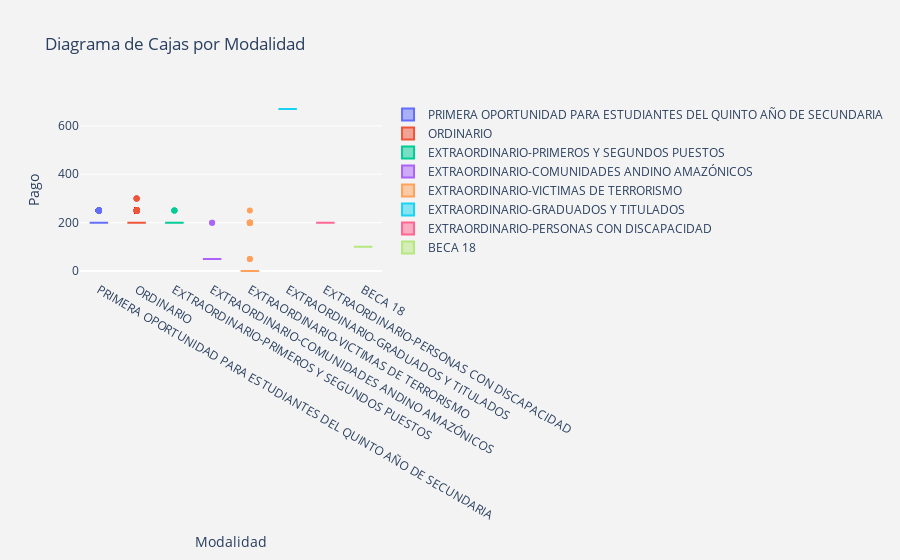

Here is the notebook cell this chart was saved with:
### Code cell
import plotly.graph_objs as go
import plotly.offline as py

# Crear una lista de trazas de cajasC para cada escuela
data_traces = []
for escuela in Postulantes['MODALIDAD'].unique():
    trace = go.Box(
        y=Postulantes[Postulantes['MODALIDAD'] == escuela]['PAGO'],  # Valores a graficar (en este caso, la columna PAGO)
        name=escuela  # Etiqueta de la caja (escuela)
    )
    data_traces.append(trace)

layout = go.Layout(
    title='Diagrama de Cajas por Modalidad',
    xaxis=dict(title='Modalidad'),
    yaxis=dict(title='Pago'),
    paper_bgcolor='rgb(243, 243, 243)',
    plot_bgcolor='rgb(243, 243, 243)'
)

# Crear la figura y trazar el gráfico
fig = go.Figure(data=data_traces, layout=layout)
py.iplot(fig)

### Figure 1 — Plotly figure (JSON) as saved in the notebook; plotly's stock layout.template omitted (floating-point values rounded to 4 significant figures; data arrays with more than 128 entries replaced by an {"elided": "..."} marker saying what was removed)
{"data": [{"name": "PRIMERA OPORTUNIDAD PARA ESTUDIANTES DEL QUINTO AÑO DE SECUNDARIA", "type": "box", "y": {"elided": "1093 int values"}}, {"name": "ORDINARIO", "type": "box", "y": {"elided": "2844 int values"}}, {"name": "EXTRAORDINARIO-PRIMEROS Y SEGUNDOS PUESTOS", "type": "box", "y": [250, 200, 200, 200, 200, 250, 200, 200, 250, 200, 200, 200, 200, 200, 200, 200, 200, 200, 200, 200, 200, 200, 200, 200, 200, 200, 200, 200, 200, 200, 200, 200, 200, 200, 200, 200, 200, 200, 200, 200, 200, 200, 200, 200, 200, 200, 200, 200, 200, 200, 200, 200, 200, 200, 200, 200, 200, 200, 200, 200, 200, 200, 200, 200, 200, 200, 200, 200, 200, 200, 200, 200, 200, 200, 200, 200, 200, 200, 200, 200, 200, 200, 200, 200, 200, 200, 200, 200, 200, 200, 200, 200, 200, 200, 200, 200, 200, 200, 200, 200, 200, 200, 200, 200, 200, 200, 200, 200, 200, 200]}, {"name": "EXTRAORDINARIO-COMUNIDADES ANDINO AMAZÓNICOS", "type": "box", "y": {"elided": "754 int values"}}, {"name": "EXTRAORDINARIO-VICTIMAS DE TERRORISMO", "type": "box", "y": [0, 0, 0, 200, 0, 0, 0, 200, 0, 0, 200, 0, 0, 0, 200, 0, 0, 50, 200, 0, 0, 0, 0, 0, 0, 0, 0, 0, 200, 200, 200, 0, 0, 0, 200, 0, 50, 200, 200, 200, 0, 0, 0, 0, 0, 0, 0, 250, 0, 0, 0, 0, 0, 0, 0, 0, 0, 0, 0, 0, 0, 0, 0, 0, 0]}, {"name": "EXTRAORDINARIO-GRADUADOS Y TITULADOS", "type": "box", "y": [670, 670, 670, 670, 670, 670, 670, 670, 670]}, {"name": "EXTRAORDINARIO-PERSONAS CON DISCAPACIDAD", "type": "box", "y": [200, 200, 200, 200, 200, 200, 200, 200, 200, 200, 200, 200, 200, 200, 200]}, {"name": "BECA 18", "type": "box", "y": [100, 100, 100, 100, 100, 100, 100, 100, 100, 100, 100, 100, 100, 100, 100, 100, 100, 100, 100, 100, 100, 100, 100, 100, 100, 100, 100, 100, 100, 100, 100, 100, 100, 100, 100, 100, 100, 100]}], "layout": {"paper_bgcolor": "rgb(243, 243, 243)", "plot_bgcolor": "rgb(243, 243, 243)", "title": {"text": "Diagrama de Cajas por Modalidad"}, "xaxis": {"title": {"text": "Modalidad"}}, "yaxis": {"title": {"text": "Pago"}}}}
